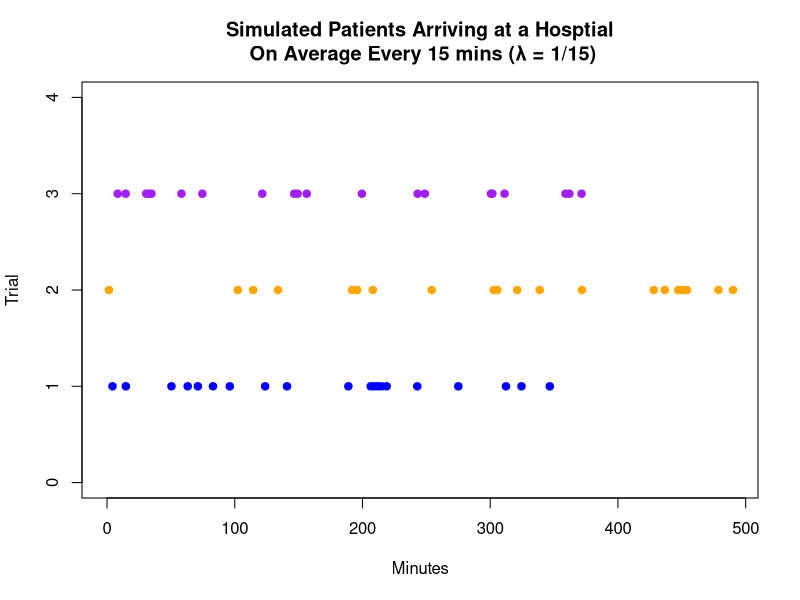
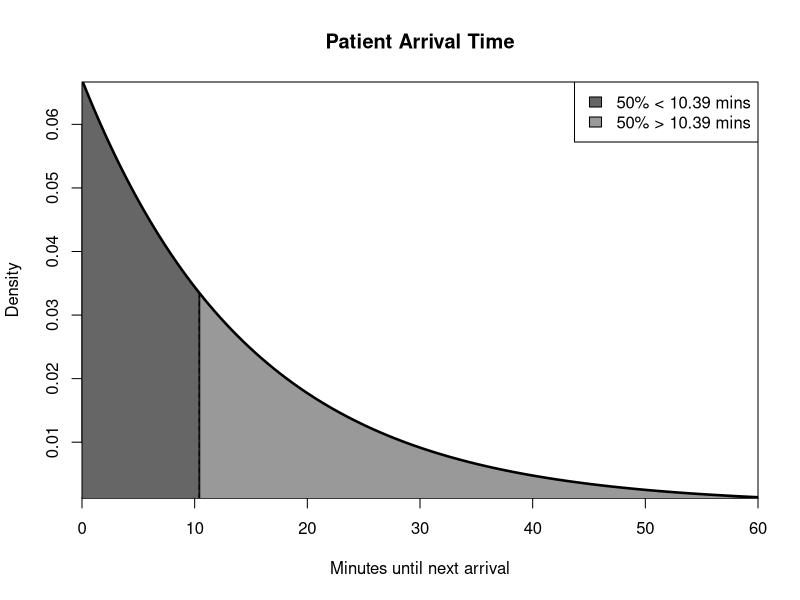
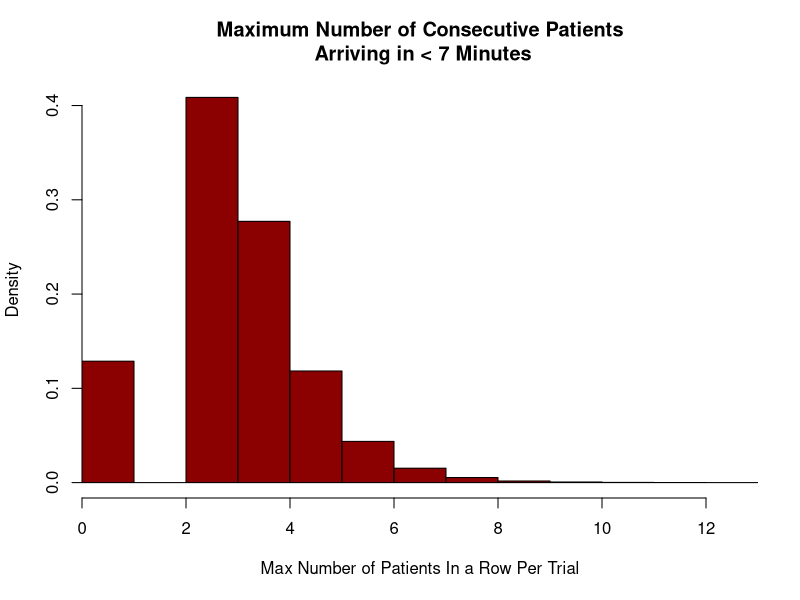
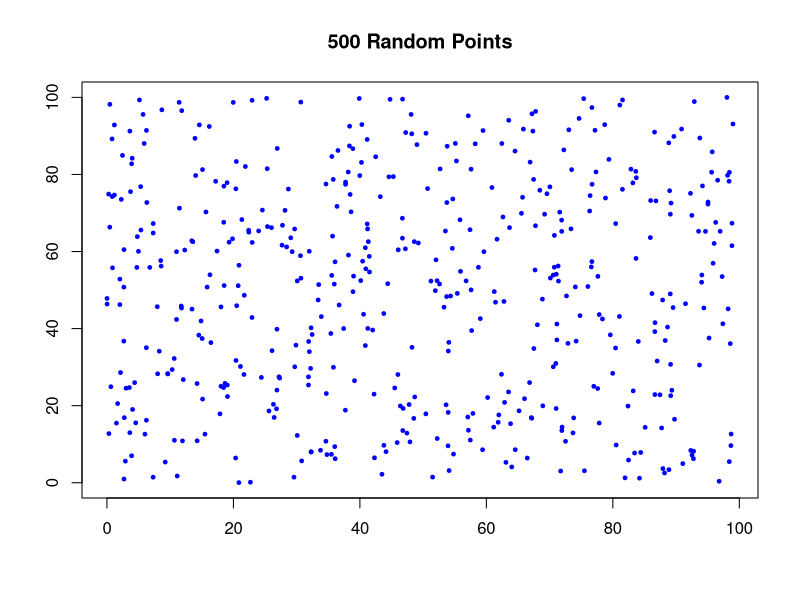
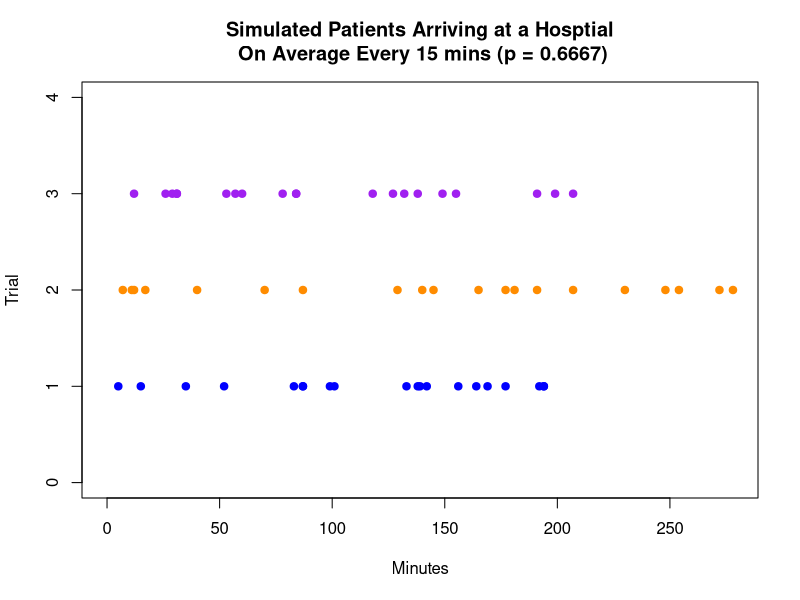
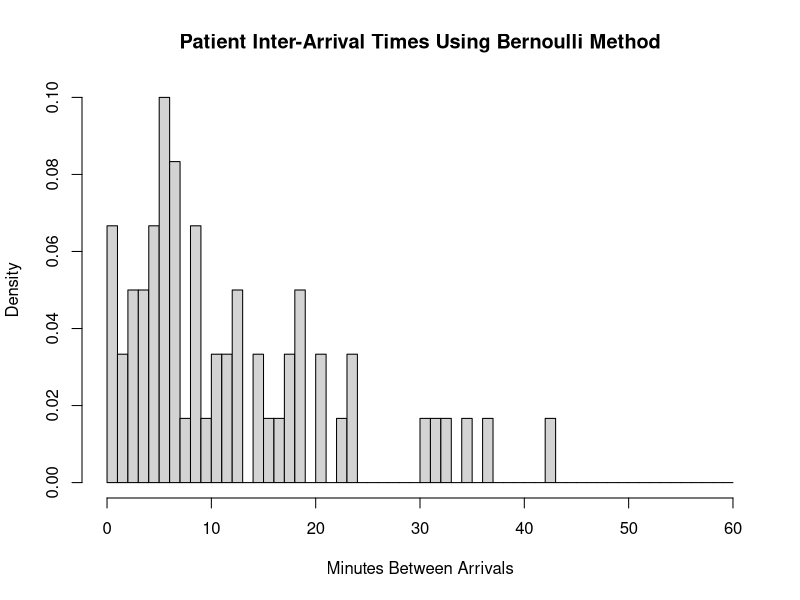

These charts were generated, in order, by the following R code:
# Code used for raining/pouring post
# Digitalnonplus.com
# dave@digitalnonplus.com

# Set seed for reproducability
set.seed(1001)


# Quick simulation of three trials of patients coming in to our fake hospital --------
l <- (1/15)
patients <- 20

events <- rexp(patients, l)
events.csum <- cumsum(events)

events2 <- rexp(patients, l)
events.csum2 <- cumsum(events2)

events3 <- rexp(patients, l)
events.csum3 <- cumsum(events3)
x.max <- max(events.csum3, events.csum2,events.csum)

plot(x=events.csum, y=rep(1, patients), pch=19, col="blue", xlab="Minutes", ylim=c(0,4), xlim=c(0,x.max), cex=1, ylab="Trial", 
     main="Simulated Patients Arriving at a Hosptial\n On Average Every 15 mins (λ = 1/15)")
points(x=events.csum2, y=rep(2, patients), col="orange", pch=19)
points(x=events.csum3, y=rep(3, patients), col="purple", pch=19)


# The underlying exponential distribution ---------
x <- seq(0,60,length.out=1000)
y <- dexp(x,rate=l)
plot(x,y, type='l', col="black", lwd=4,yaxs="i",xaxs="i", ylab="Density", xlab="Minutes until next arrival", main="Patient Arrival Time")
e.median <- log(2)/l
polygon(x=c(0,x[x<=e.median],max(x[x<=e.median])), y=c(0,y[x<=e.median],0), col="grey40")
polygon(x=c(min(x[x>=e.median]),x[x>=e.median],min(x[x>=e.median])), y=c(0,y[x>=e.median],0), col="grey60")
legend("topright",legend=c("50% < 10.39 mins", "50% > 10.39 mins"), fill=c("grey40","grey60"))

lines(x=c(e.median,e.median),y=c(0,dexp(e.median,rate=l)), lty=2)
abline(h=0)


#Simulation: Probability of 3 or more arriving within 7 minutes of each other -------
tgt.time <- 7
tgt.patients <- 3
trials <- 200000

#Preinitialize for speed
results <- rep(0,trials)
max.cpatients <- rep(0, trials)


for (i in 1:trials) {
  # Generate our arrival times between each patient starting with "now"
  events.test <- rexp(patients, l)
  consec <- 0
  tcount <- 0
  
  # Iterate over all arrival times, starting with the second
  for (j in 2:length(events.test)) {
    
    # If this arrival time and the previous both meet our criteria, then we have a consecutive series.
    if (events.test[j-1] <= tgt.time && events.test[j] <= tgt.time) {
      tcount = tcount + 1
      
    # If we were in a series and the current arrival time is not, that terminates the series. Record the results.
    } else if (tcount > 0 && events.test[j] > tgt.time) {
        consec <- max(consec, (tcount+1)) # adds back the first patient in the sequence since a sequence must be > 1
        tcount <- 0
    }
  }
    
  # Store the results using indicator variable showing our criteria was met this iteration
  if (consec >= tgt.patients) {
    results[i] <- 1
  }
  
  # Record the max number of patients in a row
  max.cpatients[i] <- consec
  
}
mean(results)
results.hist <- hist(max.cpatients, breaks=seq(0,13),right=F,freq=F, xlab="Max Number of Patients In a Row Per Trial", col="darkred", xaxs="i", main="Maximum Number of Consecutive Patients\n Arriving in < 7 Minutes")

# Random points in a box ----------------------------
x <- runif(500, min=0,max=100)
y <- runif(500, min=0,max=100)
plot(x,y,pch=19,col="blue",cex=.5, xlab="", ylab="", main="500 Random Points")


# Bernoulli Representation --------------------------
# I broke this out into Bernoulli trials instead of geomtric distribution draws
# for illustration purposes only. We are conducting the same thing here.

# Configuration
prob.arrival <- (1/15)
patients <- 20
iterations <- 3

# Initialization
intra.times <- rep(NA,patients*iterations)

for (i in 0:(iterations-1)) {
  count <- 0
  intra.miss <- 0

  # Count the number of flips between patient arrivals
  while (count < patients) {
    flip <- rbinom(1,1,prob.arrival)
    if (flip == 1) {
      count <- count + 1  # A patient arrived
      intra.times[count+(i*patients)] <- intra.miss
      intra.miss <- 0
    } else {
      intra.miss <- intra.miss + 1
    }
  }
  
}

## Used to generate the Bernoulli trial charts
pevents1 <- intra.times[1:20]
pevents1.csum <- cumsum(intra.times[1:20])
pevents2 <- intra.times[21:40]
pevents2.csum <- cumsum(intra.times[21:40])
pevents3 <- intra.times[41:60]
pevents3.csum <- cumsum(intra.times[41:60])
x.max <- max(pevents1.csum, pevents2.csum, pevents3.csum)

plot(x=cumsum(intra.times[1:20]), y=rep(1, patients), pch=19, col="blue", xlab="Minutes", ylim=c(0,4), xlim=c(0,x.max), cex=1, ylab="Trial", 
     main="Simulated Patients Arriving at a Hosptial\n On Average Every 15 mins (p = 0.6667)")
points(x=pevents2.csum, y=rep(2, patients), col="darkorange", pch=19)
points(x=pevents3.csum, y=rep(3, patients), col="purple", pch=19)


# Used when iterations were set to 200000 to generate the histogram
intra.times.trim <- intra.times[intra.times < 60] # truncate to keep same range as previous chart
hist(intra.times.trim, breaks=seq(0,60), right=F, freq=F, xlab="Minutes Between Arrivals", ylab="Density", main="Patient Inter-Arrival Times Using Bernoulli Method")



